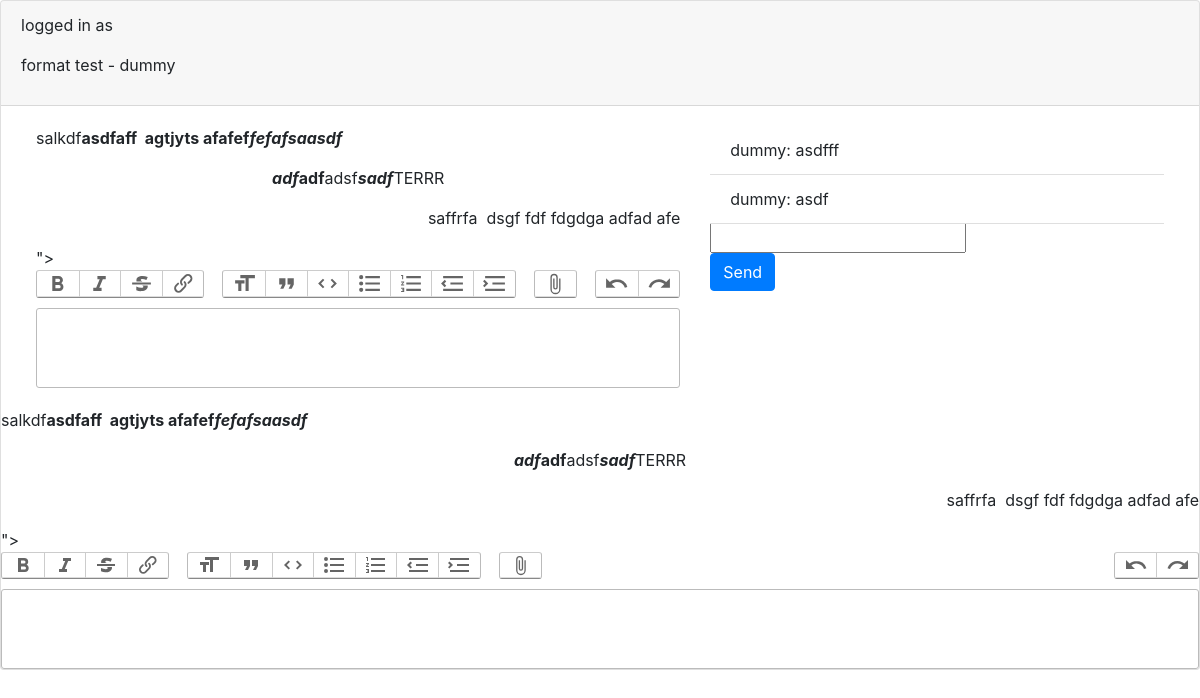
/charapp/table/7/, run on the app's committed database.
### charapp/models.py (models this page shows, shortened)
class Post(models.Model):
    user = models.ForeignKey(User, related_name = 'posts', on_delete = models.CASCADE)
    text = models.TextField()
    title = models.CharField(max_length = 50, blank=True, null=True)
    date_created = models.DateTimeField(auto_now_add = True)
    upload = models.FileField(upload_to='uploads/', blank = True, null = True)

class Comment(models.Model):
    user = models.ForeignKey(User, related_name = 'comments', on_delete = models.CASCADE)
    text = models.TextField()
    date_created = models.DateTimeField(auto_now_add = True)
    post = models.ForeignKey(Post, related_name = 'comments', on_delete = models.CASCADE)
    def __str__(self):
        return f'{self.user.username}: {self.text}'

### charapp/views.py (the view)
# urls.py: path('table/<int:post_id>/', views.post_table, name='post_table'),
def post_table(request, post_id):
    post = Post.objects.get(id = post_id)
    user = request.user
    return render(request, 'charapp/post_table.html', {
        'user': user,
        'post': post,
    })

### charapp/templates/charapp/post_table.html (shortened to what this page needs)
{% extends 'charbucket/base.html' %}
{% block content %}
    <div class="card">
        <div class="card-header">
            <p>logged in as {{user.username}}</p>
            <p>{{post.title}} - {{post.user}}</p>
        </div>
        <div class="card-body d-flex">
            <div class="col">
                <input id="whiteboardInput" type="hidden" value="{{post.text|safe}}">
                <trix-editor input="whiteboardInput" id="whiteboard" contenteditable="true"></trix-editor>
            </div>
            <div class="col">
                <ul id="comment_block" class="list-group list-group-flush">
                    {% for comment in post.comments.all %}
                    <li class="list-group-item">{{comment}}</li>
                    {% endfor %}
                </ul>
                <input id = "comment_input" type = "text"/>
                <br>
                <button id="comment_submit" type="button" class="btn btn-primary">Send</button>
            </div>
        </div>
        <div>
            <input type="hidden" id="testInput" value="{{post.text|safe}}">
            <trix-editor input="testInput" id="testdisplay" contenteditable="true"></trix-editor>
        </div>
        </div>
{% endblock%}

### charbucket/static/trix/trix.css (style rules this page uses)
trix-editor { border: 1px solid #bbb; border-radius: 3px; margin: 0; padding: 0.4em 0.6em; min-height: 5em; outline: none; }

### data on the page
Post: title "format test", user "dummy", text "salkdf asdfaff agtjyts afafef fefafsaasdf adf adf adsf sadf TERRR saffrfa dsgf fdf fdgdga adfad afe"
Comment: user+text "dummy: asdfff"
Comment: user+text "dummy: asdf"
